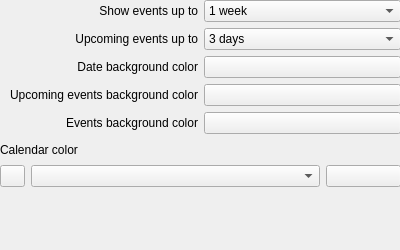
<?xml version="1.0" encoding="UTF-8"?>
<ui version="4.0">
 <class>agendaConfig</class>
 <widget class="QWidget" name="agendaConfig">
  <property name="geometry">
   <rect>
    <x>0</x>
    <y>0</y>
    <width>400</width>
    <height>250</height>
   </rect>
  </property>
  <property name="minimumSize">
   <size>
    <width>400</width>
    <height>250</height>
   </size>
  </property>
  <widget class="QWidget" name="layoutWidget">
   <property name="geometry">
    <rect>
     <x>0</x>
     <y>0</y>
     <width>401</width>
     <height>138</height>
    </rect>
   </property>
   <layout class="QGridLayout" name="gridLayout">
    <item row="0" column="0">
     <widget class="QLabel" name="label">
      <property name="text">
       <string>Show events up to</string>
      </property>
      <property name="alignment">
       <set>Qt::AlignRight|Qt::AlignTrailing|Qt::AlignVCenter</set>
      </property>
     </widget>
    </item>
    <item row="0" column="1">
     <widget class="QComboBox" name="weeks">
      <item>
       <property name="text">
        <string>1 week</string>
       </property>
      </item>
      <item>
       <property name="text">
        <string>2 weeks</string>
       </property>
      </item>
      <item>
       <property name="text">
        <string>3 weeks</string>
       </property>
      </item>
      <item>
       <property name="text">
        <string>4 weeks</string>
       </property>
      </item>
     </widget>
    </item>
    <item row="2" column="1">
     <widget class="KColorButton" name="dateColor">
      <property name="defaultColor">
       <color>
        <red>52</red>
        <green>62</green>
        <blue>136</blue>
       </color>
      </property>
     </widget>
    </item>
    <item row="2" column="0">
     <widget class="QLabel" name="label_2">
      <property name="text">
       <string>Date background color</string>
      </property>
      <property name="alignment">
       <set>Qt::AlignRight|Qt::AlignTrailing|Qt::AlignVCenter</set>
      </property>
     </widget>
    </item>
    <item row="3" column="1">
     <widget class="KColorButton" name="upcomingDateColor"/>
    </item>
    <item row="3" column="0">
     <widget class="QLabel" name="label_4">
      <property name="text">
       <string>Upcoming events background color</string>
      </property>
      <property name="alignment">
       <set>Qt::AlignRight|Qt::AlignTrailing|Qt::AlignVCenter</set>
      </property>
     </widget>
    </item>
    <item row="1" column="1">
     <widget class="QComboBox" name="upcomingDays">
      <property name="currentIndex">
       <number>3</number>
      </property>
      <item>
       <property name="text">
        <string>0 days</string>
       </property>
      </item>
      <item>
       <property name="text">
        <string>1 day</string>
       </property>
      </item>
      <item>
       <property name="text">
        <string>2 days</string>
       </property>
      </item>
      <item>
       <property name="text">
        <string>3 days</string>
       </property>
      </item>
      <item>
       <property name="text">
        <string>4 days</string>
       </property>
      </item>
      <item>
       <property name="text">
        <string>5 days</string>
       </property>
      </item>
      <item>
       <property name="text">
        <string>6 days</string>
       </property>
      </item>
      <item>
       <property name="text">
        <string>7 days</string>
       </property>
      </item>
      <item>
       <property name="text">
        <string>8 days</string>
       </property>
      </item>
      <item>
       <property name="text">
        <string>9 days</string>
       </property>
      </item>
      <item>
       <property name="text">
        <string>10 days</string>
       </property>
      </item>
     </widget>
    </item>
    <item row="1" column="0">
     <widget class="QLabel" name="label_5">
      <property name="text">
       <string>Upcoming events up to</string>
      </property>
      <property name="alignment">
       <set>Qt::AlignRight|Qt::AlignTrailing|Qt::AlignVCenter</set>
      </property>
     </widget>
    </item>
    <item row="4" column="0">
     <widget class="QLabel" name="label_6">
      <property name="text">
       <string>Events background color</string>
      </property>
      <property name="alignment">
       <set>Qt::AlignRight|Qt::AlignTrailing|Qt::AlignVCenter</set>
      </property>
     </widget>
    </item>
    <item row="4" column="1">
     <widget class="KColorButton" name="eventBackground"/>
    </item>
   </layout>
  </widget>
  <widget class="QWidget" name="layoutWidget1">
   <property name="geometry">
    <rect>
     <x>0</x>
     <y>140</y>
     <width>401</width>
     <height>47</height>
    </rect>
   </property>
   <layout class="QVBoxLayout" name="verticalLayout">
    <item>
     <widget class="QLabel" name="label_3">
      <property name="text">
       <string>Calendar color</string>
      </property>
     </widget>
    </item>
    <item>
     <layout class="QHBoxLayout" name="horizontalLayout">
      <item>
       <widget class="QPushButton" name="loadCalendars">
        <property name="maximumSize">
         <size>
          <width>25</width>
          <height>25</height>
         </size>
        </property>
        <property name="text">
         <string/>
        </property>
       </widget>
      </item>
      <item>
       <widget class="QComboBox" name="calendarsList">
        <property name="sizeAdjustPolicy">
         <enum>QComboBox::AdjustToContents</enum>
        </property>
       </widget>
      </item>
      <item>
       <widget class="KColorButton" name="calendarColor">
        <property name="maximumSize">
         <size>
          <width>75</width>
          <height>16777215</height>
         </size>
        </property>
        <property name="color">
         <color>
          <red>0</red>
          <green>192</green>
          <blue>0</blue>
         </color>
        </property>
        <property name="defaultColor">
         <color>
          <red>0</red>
          <green>192</green>
          <blue>0</blue>
         </color>
        </property>
       </widget>
      </item>
     </layout>
    </item>
   </layout>
  </widget>
 </widget>
 <customwidgets>
  <customwidget>
   <class>KColorButton</class>
   <extends>QPushButton</extends>
   <header>kcolorbutton.h</header>
  </customwidget>
 </customwidgets>
 <resources/>
 <connections/>
</ui>
